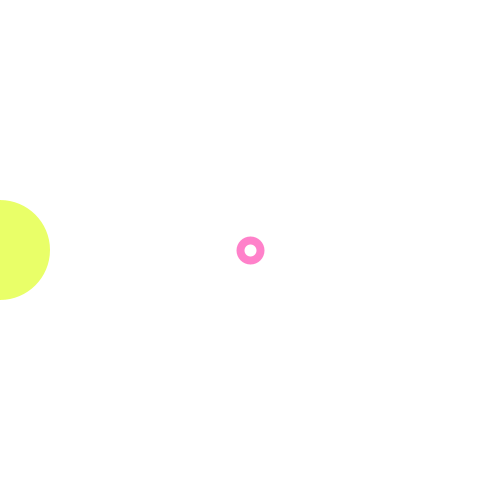
Frame 1 (no input)
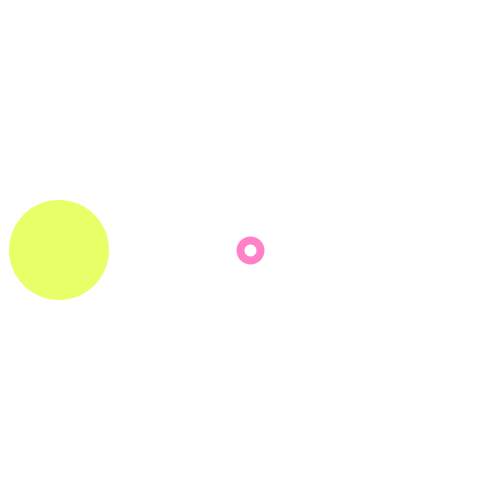
Frame 60 (the mouse pressed at the canvas centre just before this capture)
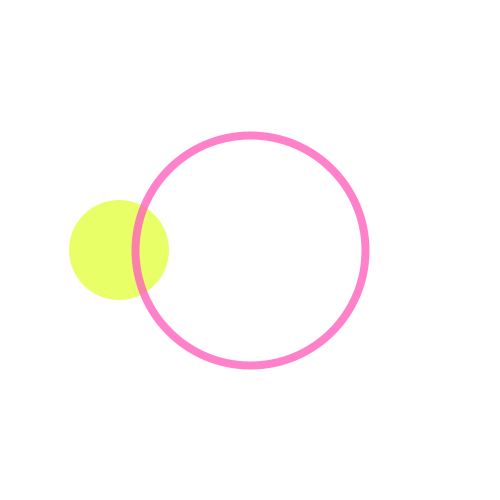
Frame 120 (the mouse held since frame 60 and released just before this capture)

The Processing sketch that drew these frames (run headless with seeded random() and noise(); from frame 60 on, the mouse is pressed at the canvas centre):

// Processing sketch: processing_109707
// ── processing_109707.pde

// Hung Wing Chu_52627887_14/09/2013

int x = 0, y = 250;

void setup() {
  size(500, 500);
  frameRate(30);
  smooth();
}

void draw() {
  // Set background color as white
  background(255);
 
  // Create a moving ellipse in the middle of the display board
  noStroke();
  fill(226, 255, 52, 190); 
  ellipseMode(CENTER);
  ellipse(x, y, width/5, height/5);
  x = x + 1;
  while (x == 500) {
    x = 0;
  }
    
  // Create an ellipse with changing value while mouse moved
  noFill();
  strokeWeight(8); //set the thickness of the stroke
  stroke(255, 94, 187, 200); 
  ellipseMode(CENTER);
  ellipse(width/2, height/2, mouseX - 20, mouseX - 20);
  
  // Create an ellipse with changing value while mouse pressed and moved
  if (mousePressed && mouseButton == LEFT) {
    noStroke();
    fill(68, 215, 222); 
    ellipseMode(CENTER);
    ellipse(width/2, height/2, mouseX + 40, mouseX + 40);
  }
}

// reference on processing.org
